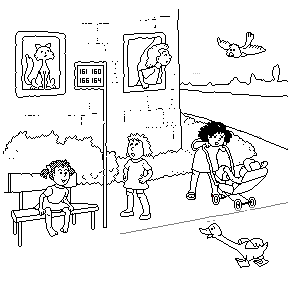
#> input picture Mikraot_site/assets/bmp/AVAZAP.BMP, 294 x 284 px; its folder holds 4 pictures in this run; the run also reads 1 picture not shown here
$ python png_to_webp.py ../Mikraot_site/assets/bmp
#> lines starting #> are read from the running program, lines starting #| are printed output that depends on the picture
#!/usr/bin/env python3
"""Walk a list of site roots, write a sibling .webp for every .png and .bmp.

Quality strategy (matches the recommendation from the analysis):
  - src < 10 KB → lossless WebP (preserve UI sprite pixel clarity)
  - src ≥ 10 KB → lossy WebP q=80 (best size on illustrations)

Idempotent: if the .webp exists and is newer than its source, skip.
Originals are untouched. Phase-1 sibling approach — fully reversible by
deleting the .webp files or `git clean -f -- '*.webp'`.

Usage:
    python tools/png_to_webp.py <root1> [<root2> ...]
    python tools/png_to_webp.py --processes 8 <root>
    python tools/png_to_webp.py --force <root>          # overwrite existing
"""
import argparse
import multiprocessing as mp
import os
import sys
import time
from pathlib import Path

from PIL import Image, UnidentifiedImageError

# ---------- Pipeline constants ---------------------------------------------
LOSSY_QUALITY      = 80
LOSSY_METHOD       = 6        # slowest/best WebP encoder effort
LOSSLESS_QUALITY   = 100      # used as exact-pixel quality at lossless=True
LOSSLESS_THRESHOLD = 10 * 1024  # below this, encode lossless
# ---------------------------------------------------------------------------


def process_one(in_path_str):
    """Returns (route, src_bytes, out_bytes, error_str)."""
    in_path = Path(in_path_str)
    out_path = in_path.with_suffix(".webp")
    try:
        src_bytes = in_path.stat().st_size
    except OSError as e:
        return "error", 0, 0, f"stat failed: {e}"
    if src_bytes == 0:
        return "skipped_empty", 0, 0, ""

    if out_path.exists() and not FORCE:
        try:
            if out_path.stat().st_mtime >= in_path.stat().st_mtime:
                return "skipped_fresh", src_bytes, out_path.stat().st_size, ""
        except OSError:
            pass

    try:
        with Image.open(in_path) as im:
            im.load()
            # WebP-lossy doesn't support palette ('P') directly; convert.
            if im.mode == "P":
                im = im.convert("RGBA" if "transparency" in im.info else "RGB")
            if src_bytes < LOSSLESS_THRESHOLD:
                im.save(out_path, "WEBP",
                        lossless=True, quality=LOSSLESS_QUALITY, method=LOSSY_METHOD)
                route = "lossless"
            else:
                im.save(out_path, "WEBP",
                        lossless=False, quality=LOSSY_QUALITY, method=LOSSY_METHOD)
                route = "lossy"
        return route, src_bytes, out_path.stat().st_size, ""
    except (UnidentifiedImageError, OSError, ValueError) as e:
        # Clean up half-written outputs.
        try:
            if out_path.exists() and out_path.stat().st_size == 0:
                out_path.unlink()
        except OSError:
            pass
        return "error", src_bytes, 0, f"{type(e).__name__}: {e}"


FORCE = False  # set by main


def main():
    global FORCE
    ap = argparse.ArgumentParser(description=__doc__,
                                 formatter_class=argparse.RawDescriptionHelpFormatter)
    ap.add_argument("roots", nargs="+")
    ap.add_argument("--processes", type=int, default=max(1, os.cpu_count() - 2),
                    help="worker processes (default: cpu_count() - 2)")
    ap.add_argument("--force", action="store_true",
                    help="overwrite existing .webp even if it's newer than the .png")
    args = ap.parse_args()
    FORCE = args.force

    roots = [Path(p).resolve() for p in args.roots]
    for r in roots:
        if not r.is_dir():
            sys.exit(f"Not a directory: {r}")

    print(f"Scanning {len(roots)} root(s)…", flush=True)
    files = []
    for r in roots:
        for ext in ("png", "PNG", "bmp", "BMP"):
            files.extend(r.rglob(f"*.{ext}"))
    files = sorted({str(p) for p in files})
    print(f"  found {len(files)} png/bmp files", flush=True)
    if not files:
        return

    counts = {"lossless": 0, "lossy": 0, "skipped_fresh": 0,
              "skipped_empty": 0, "error": 0}
    src_total = out_total = 0
    errors_sample = []

    t0 = time.time()
    print(f"  encoding with {args.processes} workers…", flush=True)
    with mp.Pool(args.processes) as pool:
        for i, (route, sb, ob, err) in enumerate(
                pool.imap_unordered(process_one, files, chunksize=20), 1):
            counts[route] = counts.get(route, 0) + 1
            src_total += sb
            out_total += ob
            if err and len(errors_sample) < 5:
                errors_sample.append(err)
            if i % 500 == 0 or i == len(files):
                dt = time.time() - t0
                rate = i / dt if dt > 0 else 0
                eta = (len(files) - i) / rate if rate > 0 else 0
                print(f"  [{i:>5d}/{len(files)}] "
                      f"lossy={counts['lossy']} lossless={counts['lossless']} "
                      f"skipped={counts['skipped_fresh']+counts['skipped_empty']} "
                      f"err={counts['error']}  "
                      f"{rate:5.1f}/s  ETA {eta/60:.1f}m", flush=True)
#> this loop made 4 passes
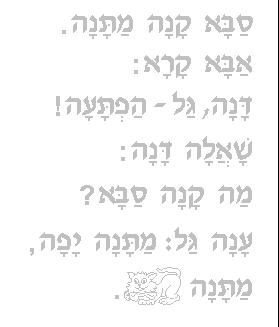
#> input picture Mikraot_site/assets/bmp/TXT2P.BMP, 279 x 327 px
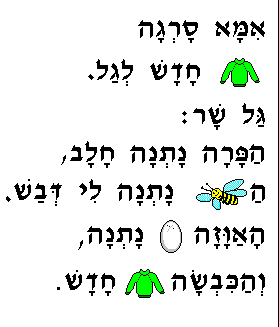
#> input picture Mikraot_site/assets/bmp/TXT8.BMP, 279 x 327 px
#> pass 3, in process_one (call 4), `with Image.open(in_path) as im:`:
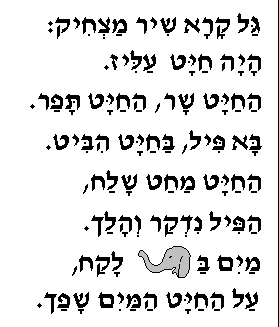
#> im: PIL image 279x327 P; min 0, max 255, mean 226.2

    dt = time.time() - t0
    src_mb = src_total / 1024 / 1024
    out_mb = out_total / 1024 / 1024
    print(f"\nDone in {dt/60:.1f} min", flush=True)
    print(f"  lossy:         {counts['lossy']}", flush=True)
    print(f"  lossless:      {counts['lossless']}", flush=True)
    print(f"  skipped fresh: {counts['skipped_fresh']}", flush=True)
    print(f"  skipped empty: {counts['skipped_empty']}", flush=True)
    print(f"  errors:        {counts['error']}", flush=True)
    if errors_sample:
        for e in errors_sample:
            print(f"    {e}", flush=True)
    print(f"  source total:  {src_mb:.1f} MB", flush=True)
    print(f"  webp   total:  {out_mb:.1f} MB", flush=True)
    if src_mb > 0:
        print(f"  reduction:     {(src_mb-out_mb)/src_mb*100:.1f}%", flush=True)


if __name__ == "__main__":
    main()
